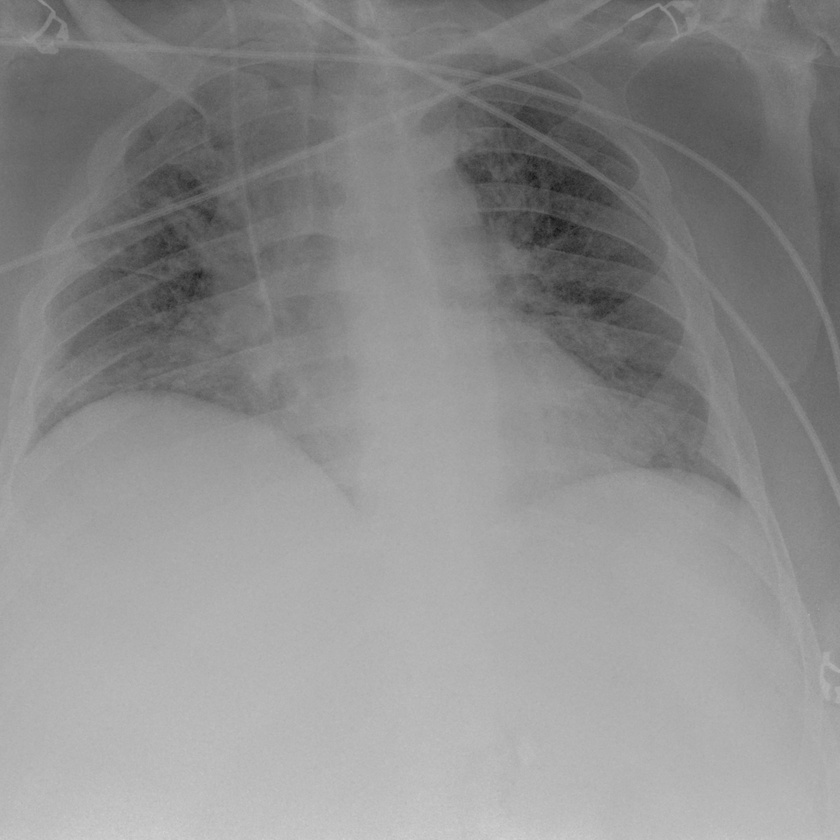
#> input picture preprocessing/img_.jpg, 840 x 840 px, shrunk from 2000 x 2000 before the run
$ python -i xray_processor.py   (imports and definitions only)
#> lines starting #> are read from the running program, lines starting #| are printed output that depends on the picture
### preprocessing/utils.py
from collections import OrderedDict

import numpy as np


# [37 lines left out: functions normalize, histogram, to_grayscale, not called in this run]


def sub_hist(image_pdf, minimum, maximum, normalize):
    """
    Compute the subhistogram between [minimum, maximum] of a given histogram image_pdf
    :param image_pdf: numpy.array
    :param minimum: int
    :param maximum: int
    :param normalize: boolean
    :return: numpy.array
    """
    hi = np.zeros(shape=image_pdf.shape)
    total = 0
    for idx in range(minimum, maximum + 1):
        total += image_pdf[idx]
        hi[idx] = image_pdf[idx]
    if normalize:
        for idx in range(minimum, maximum + 1):
            hi[idx] /= total
    return hi


def CDF(hist):
    """
    Compute the CDF of the input histogram
    :param hist: numpy.array()
    :return: numpy.array()
    """
    cdf = np.zeros(shape=hist.shape)
    cdf[0] = hist[0]
    for idx in range(1, len(hist)):
        cdf[idx] = cdf[idx - 1] + hist[idx]
    return cdf

### preprocessing/xray_processor.py
import copy

import cv2 as cv
import numpy as np
from scipy.fftpack import fft2, ifft2, fftshift
from skimage.filters import unsharp_mask

import preprocessing.utils as utils


class XRayProcessor:

    @staticmethod
    def beasf(image, gamma=0.5):
        # image = cv.imread(filename, 0)
        m = int(np.mean(image, dtype=np.int32))
        h = np.histogram(image, bins=256)[0] / (image.shape[0] * image.shape[1])
        h_lower = utils.sub_hist(image_pdf=h, minimum=0, maximum=m, normalize=True)
        h_upper = utils.sub_hist(image_pdf=h, minimum=m, maximum=255, normalize=True)

        cdf_lower = utils.CDF(hist=h_lower)
        cdf_upper = utils.CDF(hist=h_upper)

        # Find x | CDF(x) = 0.5
        half_low = 0
        for idx in range(0, m + 2):
            if cdf_lower[idx] > 0.5:
                half_low = idx
                break
        half_up = 0
        for idx in range(m, 256):
            if cdf_upper[idx + 1] > 0.5:
                half_up = idx
                break

        # sigmoid CDF creation
        tones_low = np.arange(0, m + 1, 1)
        x_low = 5.0 * (tones_low - half_low) / m  # shift & scale intensity x to place sigmoid [-2.5, 2.5]
        s_low = 1 / (1 + np.exp(-gamma * x_low))  # lower sigmoid

        tones_up = np.arange(m, 256, 1)
        x_up = 5.0 * (tones_up - half_up) / (255 - m)  # shift & scale intensity x to place sigmoid [-2.5, 2.5]
        s_up = 1 / (1 + np.exp(-gamma * x_up))  # upper sigmoid

        mapping_vector = np.zeros(shape=(256,))
        for idx in range(0, m + 1):
            mapping_vector[idx] = np.int32(m * s_low[idx])

        minimum = mapping_vector[0]
        maximum = mapping_vector[m]
        for idx in range(0, m + 1):
            mapping_vector[idx] = np.int32((m / (maximum - minimum)) * (mapping_vector[idx] - minimum))
        for idx in range(m + 1, 256):
            mapping_vector[idx] = np.int32(m + (255 - m) * s_up[idx - m - 1])

        minimum = mapping_vector[m + 1]
        maximum = mapping_vector[255]
        for idx in range(m + 1, 256):
            mapping_vector[idx] = (255 - m) * (mapping_vector[idx] - minimum) / (maximum - minimum) + m

        res = copy.deepcopy(image)
        res[:, :] = mapping_vector[image[:, :]]
        # res = cv.cvtColor(res, cv.COLOR_GRAY2RGB)
        return res

    @staticmethod
    def clahe(img, clip_limit=4, window_size=8):
        # img = cv.imread(filename, 0)
        # create a CLAHE object (Arguments are optional).
        clahe = cv.createCLAHE(clipLimit=clip_limit, tileGridSize=(window_size, window_size))
        cl1 = clahe.apply(img)
        # cl1 = cv.cvtColor(cl1, cv.COLOR_GRAY2RGB)
        return cl1

    # [44 lines left out: function hef, not called in this run]

    @staticmethod
    def unsharp_masking(image, radius=5, amount=2):
        # [15 lines of commented-out code are left out]

        sharpened_image = unsharp_mask(image, radius, amount)
        sharpened_image = (sharpened_image * 255).astype(np.uint8)
        return sharpened_image

    @staticmethod
    def combine_preprocessing(filename, radius=3, amount=1, clip_limit=4, window_size=8, gamma=0.5, d0v=1):
#> called with filename = 'img_.jpg', radius = 3, amount = 1, clip_limit = 4, window_size = 8, gamma = 0.5, d0v = 1
        image = cv.imread(filename, 0)
#> image is the input picture: shape (840, 840); min 19, max 211, mean 141.5
        image = XRayProcessor.unsharp_masking(image, radius, amount)

        image = XRayProcessor.clahe(image, clip_limit, window_size)
#> in clahe, `cl1 = clahe.apply(img)`:
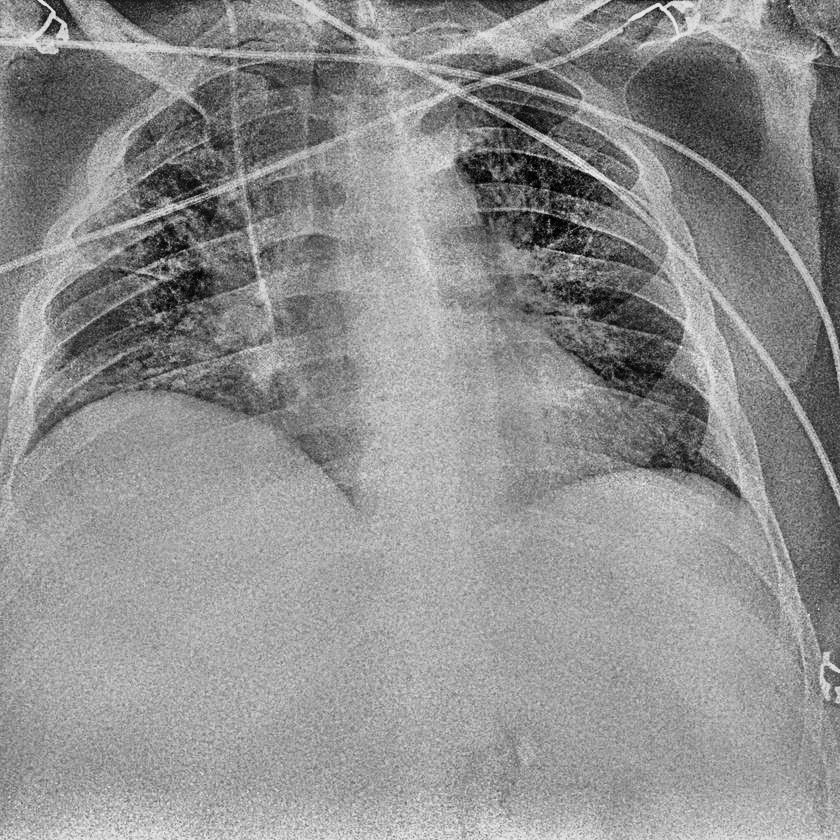
#> cl1: shape (840, 840); min 0, max 240, mean 143
        image = XRayProcessor.beasf(image, gamma)
#> in beasf, `m = int(np.mean(image, dtype=np.int32))`: m = 143
#> in beasf, `h = np.histogram(image, bins=256)[0] / (image.shape[0] * image.shape[1])`: h = 256 values, max 0.0147 at index 176, min 0 at index 15, mean 0.00391
#> the loop in sub_hist, `for idx in range(minimum, maximum + 1):` made 144 passes
#> total on passes 1 to 12: 5.67e-06, 3.68e-05, 9.92e-05, 0.000187, 0.000274, 0.000377, 0.000483, 0.000646, 0.000823, 0.00101, 0.00123, 0.00146
#> after the loop in sub_hist, `for idx in range(minimum, maximum + 1):`: hi = 256 values, max 0.00646 at index 142, min 0 at index 15, mean 0.00129; total = 0.331
#> after the loop in sub_hist, `for idx in range(minimum, maximum + 1):`: hi = 256 values, max 0.0196 at index 142, min 0 at index 15, mean 0.00391
#> in beasf, `h_lower = utils.sub_hist(image_pdf=h, minimum=0, maximum=m, normalize=..`: h_lower has the same summary as hi in sub_hist
#> the loop in sub_hist (call 2), `for idx in range(minimum, maximum + 1):` made 113 passes
#> total on passes 1 to 12: 0, 0.0064, 0.0131, 0.0198, 0.0271, 0.0342, 0.0418, 0.0498, 0.0579, 0.0665, 0.0753, 0.0845
#> in beasf, `h_upper = utils.sub_hist(image_pdf=h, minimum=m, maximum=255, normaliz..`: h_upper = 256 values, max 0.0219 at index 176, min 0 at index 0, mean 0.00391
#> after the loop in CDF, `for idx in range(1, len(hist)):`: cdf = 256 values from 1.72e-05 to 1
#> in beasf, `cdf_upper = utils.CDF(hist=h_upper)`: cdf_upper = 256 values from 0 to 1
#> in beasf, `x_low = 5.0 * (tones_low - half_low) / m`: x_low = 144 values from -3.71 to 1.29
#> in beasf, `s_low = 1 / (1 + np.exp(-gamma * x_low))`: s_low = 144 values from 0.136 to 0.656
#> in beasf, `x_up = 5.0 * (tones_up - half_up) / (255 - m)`: x_up = 113 values from -1.43 to 3.57
#> in beasf, `s_up = 1 / (1 + np.exp(-gamma * x_up))`: s_up = 113 values from 0.329 to 0.856
#> after the loop in beasf, `for idx in range(0, m + 1):`: mapping_vector = 256 values, max 93 at index 142, min 0 at index 144, mean 29.42
#> in beasf, `minimum = mapping_vector[0]`: minimum = 19
#> in beasf, `maximum = mapping_vector[m]`: maximum = 93
#> after the loop in beasf, `for idx in range(0, m + 1):`: mapping_vector = 256 values, max 143 at index 142, min 0 at index 0, mean 35.92
#> after the loop in beasf, `for idx in range(m + 1, 256):`: mapping_vector = 256 values from 0 to 238
#> in beasf, `minimum = mapping_vector[m + 1]`: minimum = 179
#> in beasf, `maximum = mapping_vector[255]`: maximum = 238
#> after the loop in beasf, `for idx in range(m + 1, 256):`: mapping_vector = 256 values from 0 to 255

        # image = XRayProcessor.hef(image, d0v)

        image = cv.medianBlur(image, 5)

        img_grayscale = cv.cvtColor(image, cv.COLOR_GRAY2RGB)

        return img_grayscale

>>> result = XRayProcessor().combine_preprocessing('img_.jpg')
